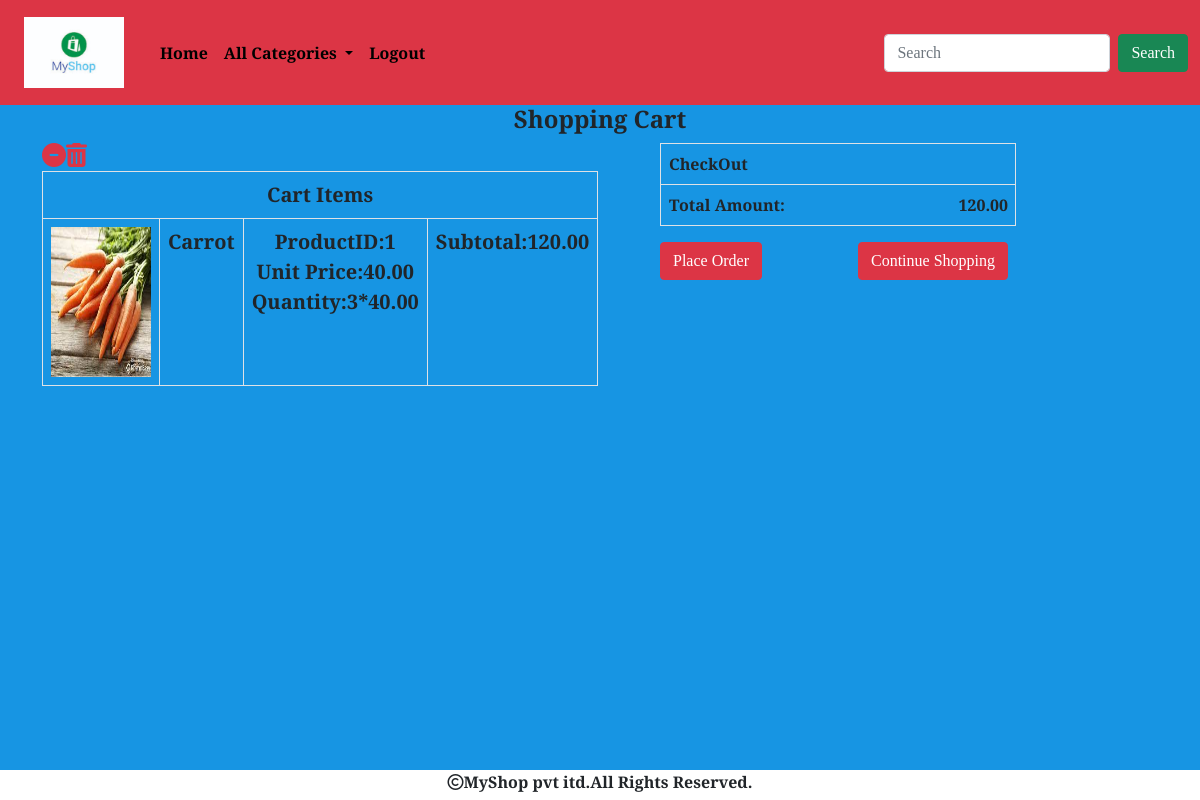
The app's page /cart/cartview (signed in) with its own data.
### cart/models.py (models this page shows, shortened)
class Cart(models.Model):
    product=models.ForeignKey(Product,on_delete=models.CASCADE)
    quantity=models.IntegerField()
    user=models.ForeignKey(User,on_delete=models.CASCADE)
    date_added=models.DateTimeField(auto_now_add=True)
    def subtotal(self):
        return self.quantity*self.product.price

### shop/models.py (models this page shows, shortened)
class Product(models.Model):
    name=models.CharField(max_length=20)
    desc=models.TextField()
    image=models.ImageField(upload_to="images/products",null=True,blank=True)
    price=models.DecimalField(max_digits=10,decimal_places=2)
    category=models.ForeignKey(category, on_delete=models.CASCADE)
    stock=models.IntegerField()
    available=models.BooleanField(default=True)
    created=models.DateTimeField(auto_now_add=True)
    updated=models.DateTimeField(auto_now=True)

### cart/views.py (the view)
# urls.py: path('cartview',views.cartview,name="cartview"),
@login_required
def cartview(request):
    u=request.user
    cart=Cart.objects.filter(user=u)
    total=0
    for i in cart:
        total+=i.quantity*i.product.price
    return render(request,'cartview.html',{'c':cart,'total':total})

### cart/context_processors.py (called while the page is built)
def total(request):
    item_count=0
    if request.user:
        u=request.user
        try:
            cart=Cart.objects.filter(user=u)
            for i in cart:
                item_count+=i.quantity
        except:
                 item_count=0
    return {'count':item_count}

### shop/context_processors.py (called while the page is built)
def menu_links(request):
    c=category.objects.all()
    return {'links':c}

### templates/cartview.html
<!DOCTYPE html>
{% extends 'base.html' %}
{% load static %}
{% block content %}
<div class="container" style="margin-bottom:100px;">
    <div class="row">
        <h4 class="text-center"><b>Shopping Cart</b></h4>
        <div class="col-6">
            <table class="table table-bordered text-center fs-5">
            <tr>
                <th colspan="5">Cart Items</th>
            </tr>
                {% for i in c %}
                <tr>
                    <td><img src="{{i.product.image.url}}" height="150px" width="100px"></td>
                    <td><b>{{i.product.name}}</b></td>
                    <td><b>ProductID:{{i.product.id}}</b><br>
                    <b>Unit Price:{{i.product.price}}</b><br>
                        <b>Quantity:{{i.quantity}}*{{i.product.price}}</b><br>
                    </td>
                    <td><b>Subtotal:{{i.subtotal}}</b></td>
                    {% if i.product.stock > 0 %}
                    <td>
                        <a href="{% url 'cart:addtocart' i.product.name %}"><i class="fa-solid fa-circle-plus text-danger fs-4"></i></a>
                        <a href="{% url 'cart:cart_remove' i.product.name %}"><i class="fa-solid fa-circle-minus text-danger fs-4"></i></a>
                        <a href="{% url 'cart:full_remove' i.product.name %}"><i class="fa-solid fa-trash-can text-danger fs-4"></i></a>
                    {% else %}
                        <a href="{% url 'cart:cart_remove' i.product.name %}"><i class="fa-solid fa-circle-minus text-danger fs-4"></i></a>
                        <a href="{% url 'cart:full_remove' i.product.name %}"><i class="fa-solid fa-trash-can text-danger fs-4"></i></a>
               {% endif %}</td>
                {% endfor %}
        </table></div>
    <div class="col-4 ms-5" style="position:relative;">
        <table class="table table-bordered">
            <tr>
                <th colspan="5">CheckOut</th>
            </tr>
                <tr>
                    <th>Total Amount:<span style="position:absolute;right:20px;">{{total}}</span></th>
                </tr>
         </table>
            <a href="{% url 'cart:orderform' %}" class="btn btn-danger">Place Order</a>
            <a href="{% url 'shop:allcat' %}" class="btn btn-danger" style="position:absolute;right:20px;">Continue Shopping</a>
     </div>
    </div>
</div>
{% endblock %}

### static/css/style.css (style rules this page uses)
body { font-family: "Slabo 27px", serif; font-weight: 400; font-style: normal; background-color:#1795e3; }

### records on screen
Cart: product.image (picture), product.name "Carrot", product.id "1", product.price "40.00", quantity "3", subtotal "120.00"

### other values on screen
{{ total }} "120.00"
